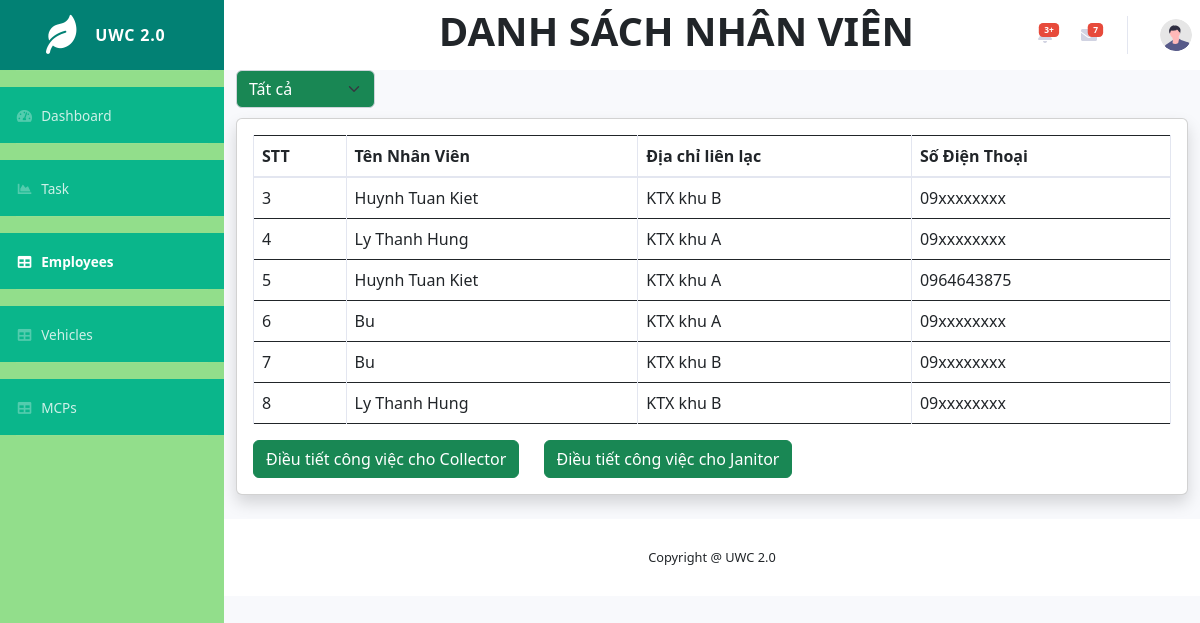
/app/views/emp.php, run on an earlier commit of the app's database.
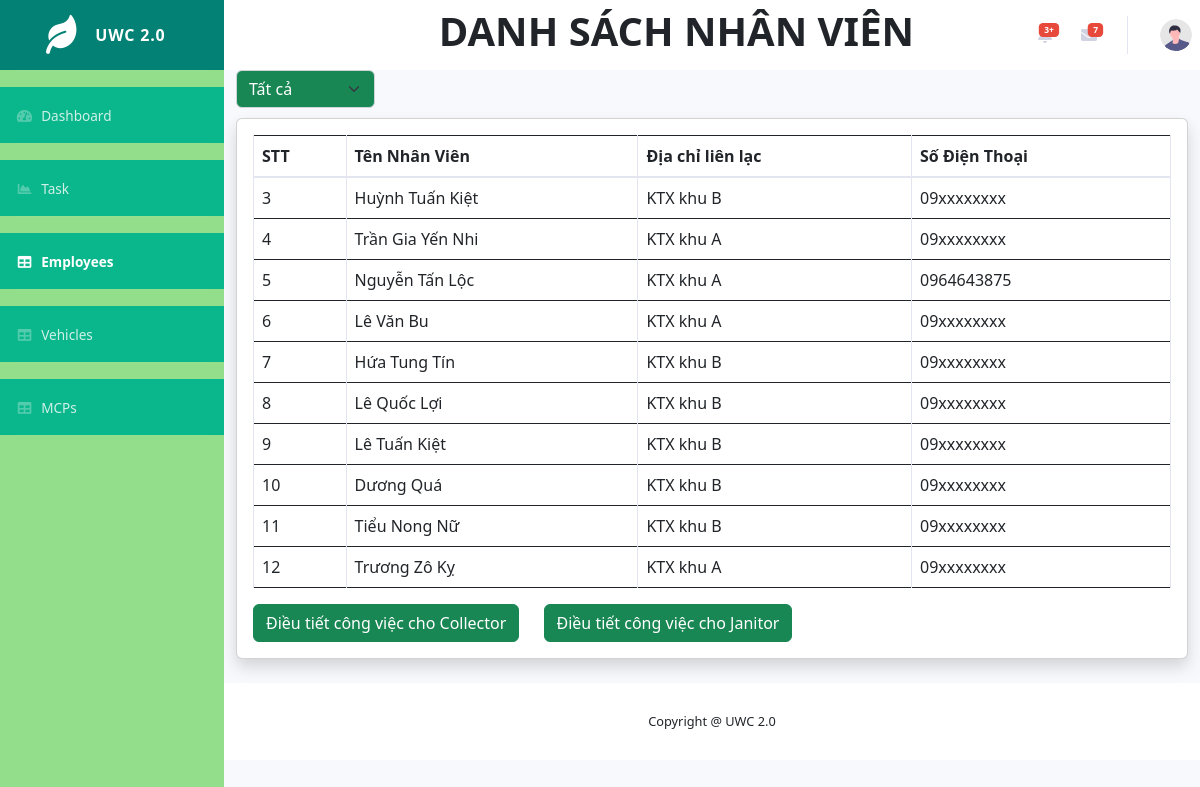
And on a later commit of the database.
### tables this page shows
CREATE TABLE `users` (
  `id` int(11) NOT NULL,
  `username` varchar(20) NOT NULL,
  `password` varchar(20) NOT NULL,
  `name` varchar(50) NOT NULL,
  `sex` varchar(2) NOT NULL,
  `phone` varchar(11) NOT NULL,
  `address` varchar(50) NOT NULL,
  `role` int(11) NOT NULL,
  `status` int(11) NOT NULL
);

### app/views/emp.php (the view, shortened to what this page needs)
<?php
include('../../models/connection.php')
?>
<!DOCTYPE html>
<html lang="en">
<head>
    <link href="../../vendor/fontawesome-free/css/all.min.css" rel="stylesheet" type="text/css">
    <link href="../../css/sb-admin-2.min.css" rel="stylesheet">
    <link href="../../css/home.css" rel="stylesheet">
    <link href="../../vendor/datatables/dataTables.bootstrap4.css" rel="stylesheet">
    <link href="../../vendor/datatables/dataTables.bootstrap4.min.css" rel="stylesheet">
    <link href="../../css/employee.css" rel="stylesheet">
    <link href="https://cdn.jsdelivr.net/npm/bootstrap@5.2.3/dist/css/bootstrap.min.css" rel="stylesheet">
</head>
<body>
    <div id="wrapper">
        <ul class="navbar-nav sidebar sidebar-dark accordion bg-mvc" id="accordionSidebar">
            <a class="sidebar-brand d-flex align-items-center justify-content-center bg-brand" href="index.php">
                <div class="sidebar-brand-icon rotate-n-15">
                    <i class="fa fa-leaf"></i>
                </div>
                <div class="sidebar-brand-text mx-3">UWC 2.0</div>
            </a>
            <hr class="sidebar-divider my-0 mb-3">
            <li class="nav-item">
                <a class="nav-link" href="index.php">
                    <i class="fas fa-fw fa-tachometer-alt"></i>
                    <span>Dashboard</span></a>
            </li>
            <hr class="sidebar-divider">
            <li class="nav-item">
                <a class="nav-link" href="./managetask.php">
                    <i class="fas fa-fw fa-chart-area"></i>
                    <span>Task</span></a>
            </li>
            <hr class="sidebar-divider">
            <li class="nav-item active">
                <a class="nav-link" href="emp.php">
                    <i class="fas fa-fw fa-table"></i>
                    <span>Employees</span></a>
            </li>
            <hr class="sidebar-divider d-none d-md-block">
            <li class="nav-item">
                <a class="nav-link" href="vehicle.php">
                    <i class="fas fa-fw fa-table"></i>
                    <span>Vehicles</span></a>
            </li>
            <hr class="sidebar-divider d-none d-md-block">
            <li class="nav-item">
                <a class="nav-link" href="/">
                    <i class="fas fa-fw fa-table"></i>
                    <span>MCPs</span></a>
            </li>
            <hr class="sidebar-divider d-none d-md-block">
        </ul>
        <div id="content-wrapper" class="d-flex flex-column">
            <div id="content">
                <nav class="navbar navbar-expand navbar-light bg-white topbar">
                    <h1 class="text-dark fw-bold" style="position: absolute; left: 22%;">DANH SÁCH NHÂN VIÊN</h1>
                    <ul class="navbar-nav ml-auto">
                        <li class="nav-item dropdown no-arrow mx-1">
                            <a class="nav-link dropdown-toggle" href="#" id="alertsDropdown" role="button" data-toggle="dropdown" aria-haspopup="true" aria-expanded="false">
                                <span class="badge badge-danger badge-counter">3+</span>
                            </a>
                        </li>
                        <li class="nav-item dropdown no-arrow mx-1">
                            <a class="nav-link dropdown-toggle" href="#" id="messagesDropdown" role="button" data-toggle="dropdown" aria-haspopup="true" aria-expanded="false">
                                <span class="badge badge-danger badge-counter">7</span>
                            </a>
                        </li>
                        <li class="nav-item dropdown no-arrow">
                            <a class="nav-link dropdown-toggle" href="#" id="userDropdown" role="button" data-toggle="dropdown" aria-haspopup="true" aria-expanded="false">
                                <img class="img-profile rounded-circle" src="../../img/undraw_profile.svg">
                            </a>
                        </li>
                    </ul>
                </nav>
                <div class="container-fluid">
                    <div class="row">
                        <div class="col-2">
                            <select class="form-select text-bg-success" id="employee-filter-option" onchange="selectRole()">
                                <option selected value="all">Tất cả</option>
                            </select>
                        </div>
                    </div>
                    <div class="card shadow mb-4">
                        <div class="card-body">
                            <div class="table-responsive">
                                <table class="table table-bordered" id="dataTable" width="100%" cellspacing="0">
                                    <thead>
                                        <tr>
                                            <th>STT</th>
                                            <th>Tên Nhân Viên</th>
                                            <th>Địa chỉ liên lạc</th>
                                            <th>Số Điện Thoại</th>
                                        </tr>
                                    </thead>
                                    <tbody id="ans">
                                        <?php
                                        $query = "SELECT * from users where `role` IN (1, 2)";
                                        $query_run = mysqli_query($conn, $query);
                                        if (mysqli_num_rows($query_run) > 0) {
                                            foreach ($query_run as $row) {
                                        ?>
                                                <tr>
                                                    <td><?php echo $row['id']; ?> </td>
                                                    <td><?php echo $row['name']; ?> </td>
                                                    <td><?php echo $row['address']; ?> </td>
                                                    <td><?php echo $row['phone']; ?> </td>
                                                </tr>
                                            <?php
                                            }
                                        } else {
                                            ?>
                                            <tr>
                                                <td>No Record Found </td>
                                            </tr>
                                        <?php
                                        }
                                        ?>
                                    </tbody>
                                </table>
                            </div>
                            <a class="btn btn-success" style="margin-right:20px;" href="./collector.php">Điều tiết công việc cho Collector</a>
                            <a class="btn btn-success" href="./janitor.php">Điều tiết công việc cho Janitor</a>
                        </div>
                    </div>
                </div>
                <footer class="sticky-footer bg-white">
                    <div class="container my-auto">
                        <div class="copyright text-center my-auto">
                            <span>Copyright @ UWC 2.0</span>
                        </div>
                    </div>
                </footer>
            </div>
        </div>
</body>
</html>

### css/home.css (style rules this page uses)
.bg-mvc { background-color: #92de8b; }
.bg-brand { background-color: #028174; }
.sidebar .nav-item { background-color: #0ab68b; }

### css/employee.css (style rules this page uses)
.row { padding-bottom: 10px; text-align: center; }

What changed in the data, as far as the page shows it:
changed users id 3: name "Huynh Tuan Kiet" → "Huỳnh Tuấn Kiệt"
changed users id 4: name "Ly Thanh Hung" → "Trần Gia Yến Nhi"
changed users id 5: name "Huynh Tuan Kiet" → "Nguyễn Tấn Lộc"
changed users id 6: name "Bu" → "Lê Văn Bu"
changed users id 7: name "Bu" → "Hứa Tung Tín"
changed users id 8: name "Ly Thanh Hung" → "Lê Quốc Lợi"
added users: id "9", name "Lê Tuấn Kiệt", address "KTX khu B", phone "09xxxxxxxx"
added users: id "10", name "Dương Quá", address "KTX khu B", phone "09xxxxxxxx"
added users: id "11", name "Tiểu Nong Nữ", address "KTX khu B", phone "09xxxxxxxx"
added users: id "12", name "Trương Zô Kỵ", address "KTX khu A", phone "09xxxxxxxx"
